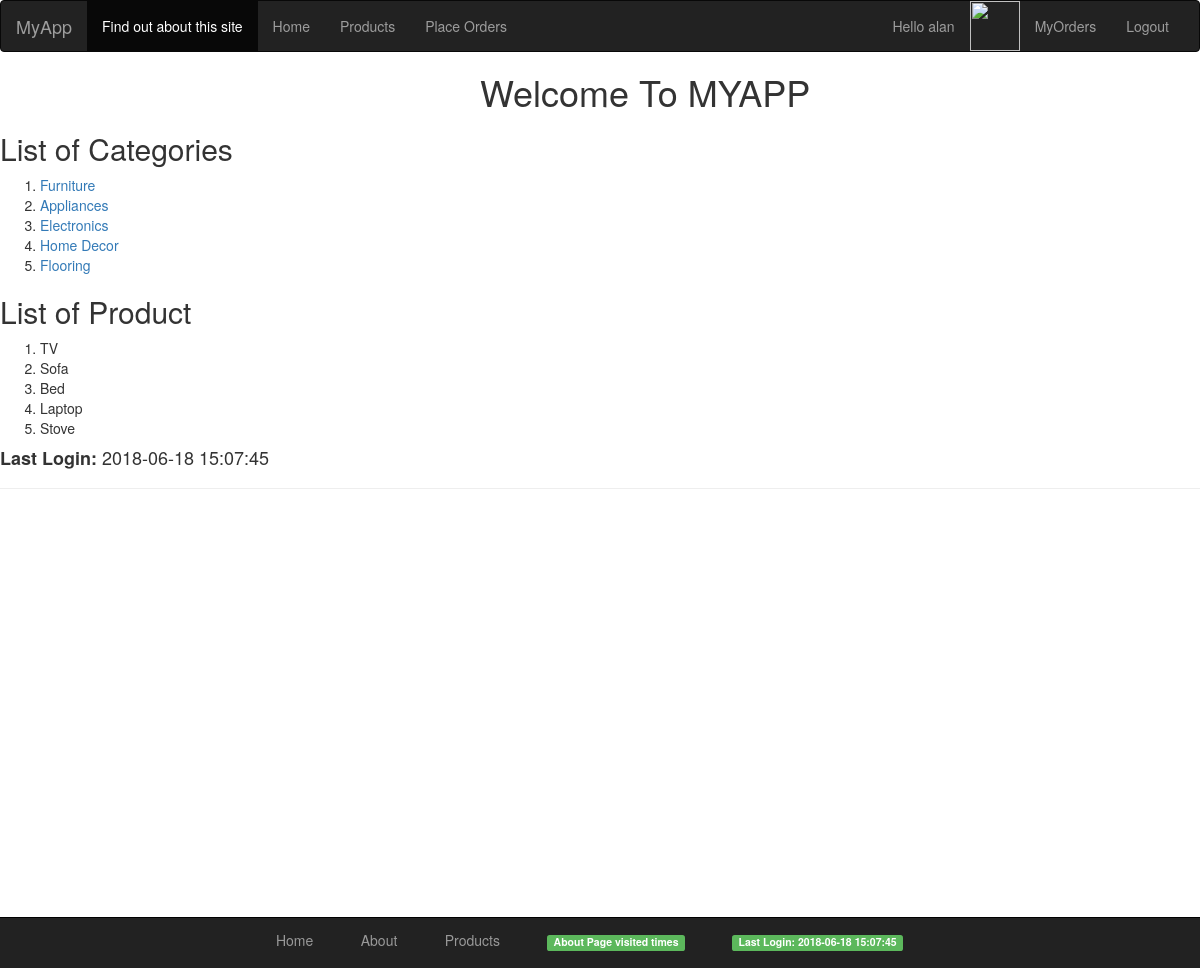
/myapp/ (signed in), run on the app's committed database.
### myapp/models.py (models this page shows, shortened)
class Category(models.Model):
    name = models.CharField(max_length=200)
    warehouse = models.CharField(max_length=300, default='windsor')

class Product(models.Model):
    category = models.ForeignKey(Category, related_name='products', on_delete=models.CASCADE)
    name = models.CharField(max_length=200)
    price = models.DecimalField(max_digits=10, decimal_places=2)
    stock = models.PositiveIntegerField(default=100)
    available = models.BooleanField(default=True)
    description = models.TextField(blank=True)
    interested = models.PositiveIntegerField(default=0)

### myapp/views.py (the view)
def index(request):
    if request.user.is_authenticated:
        testuser = request.user
    else:
        testuser = ""
    cat_list = Category.objects.all().order_by('id')[:10]  #query to print list of categories
    prod_list = Product.objects.all().order_by('-price')[:5]  #query to print list of product in descending order of price
    response = HttpResponse()
    heading1 = '<p>' + 'List of Categories: ' + '</p>'
    response.write(heading1)
    for category in cat_list:
        para = '<p>' + str(category.id) + ': ' + str(category.name) + '</p>'
        response.write(para)
    heading1 = '<p>' + 'List of Product: ' + '</p>'
    response.write(heading1)
    for product in prod_list:
        para1 = '<p>' + str(product.id) + ': ' + str(product.name) + '</p>'
        response.write(para1)
    return render(request, 'myapp/index.html', {'cat_list': cat_list, 'prod_list': prod_list, 'testuser': testuser})

### templates/myapp/index.html
{% extends 'myapp/base.html' %}
{% block body_block %}
    {% if cat_list %}
        <h2>List of Categories</h2>
        <ol>
            {% for cat  in cat_list %}
                <li> <a href="cat_no/{{ cat.pk }}">{{ cat.name}} </a></li>
            {% endfor %}
        </ol>
    {% else %}
        <strong>There are no available categories!</strong>
    {% endif %}
    {% if prod_list %}
        <h2>List of Product</h2>
        <ol>
            {% for prod  in prod_list %}
                <li> {{ prod.name}} </li>
            {% endfor %}
        </ol>
    {% else %}
        <strong>There are no available Products!</strong>
    {% endif %}
    {% ifnotequal request.session.last_login None %}
        <h4><b>Last Login: </b>{{ request.session.last_login }}</h4>
    {% else %}
        <h4><b>Last Login: </b>'Your last login was more than one hour ago'</h4>
    {% endifnotequal %}
{% endblock %}

### templates/myapp/base.html (shortened to what this page needs)
<!DOCTYPE html>
<html>
    <head>
    {% load staticfiles %}
        <link rel="stylesheet" type="text/css" href="{% static 'myapp/style.css' %}" />
    <link rel ="stylesheet" type="text/css" href="https://maxcdn.bootstrapcdn.com/bootstrap/3.3.7/css/bootstrap.min.css" />
    </head>
    <body>
    <nav class="navbar navbar-inverse">
  <div class="container-fluid">
    <div class="navbar-header">
      <a class="navbar-brand" href="{% url 'myapp:index' %}">MyApp</a>
    </div>
    <div class="collapse navbar-collapse" id="bs-example-navbar-collapse-1">
      <ul class="nav navbar-nav">
        <li class="active"><a href="{% url 'myapp:about' %}">Find out about this site</a></li>
        <li><a href = "{% url 'myapp:index' %}">Home </a></li>
        <li><a href = "{% url 'myapp:products' %}">Products </a></li>
          <li><a href = "{% url 'myapp:place order' %}">Place Orders </a></li>
      </ul>
      <ul class="nav navbar-nav navbar-right">
        <li>
            {% if testuser %}
                <a href="#"> Hello {{testuser.username }}</a>
                <li><img src="{{ testuser.client.picture }}" height="50" width="50" /></li>
                <li> <a href="{% url 'myapp:myorders' %}">MyOrders</a> </li>
                <li> <a href="{% url 'myapp:logout' %}">Logout</a> </li>
            {% else %}
               <li> <a href="{% url 'myapp:login' %}" >Login</a></li>
        {% endif %}
      </ul>
    </div>
  </div>
</nav>
        <div>
            <h1 style="margin-left: 40%;">Welcome To MYAPP</h1>
            {% block body_block %}*** {% endblock %}
        </div>
        <hr />
    <footer style="z-index: 2">
  <div class="container">
    <p>
        <ul class="footerbar">
                <li class="footerli"><a href = "{% url 'myapp:index' %}">Home</a></li>
                <li class="footerli"><a href = "{% url 'myapp:about' %}">About</a></li>
                 <li class="footerli"><a href = "{% url 'myapp:products' %}">Products</a><br/></li>
                <li class="footerli"><label class="label label-success" style="float: right;"> About Page visited {{ request.COOKIES.about_visits}} times</label></li>
                <li class="footerli"><label class="label label-success" style="float: right;"> Last Login: {{ request.session.last_login}} </label></li>
        </ul>
    </p>
  </div>
</footer>
    </body>
</html>

### myapp/static/myapp/style.css (style rules this page uses)
body { background-color: aqua; color: black; }

### templates/myapp/base.html (style rules this page uses)
html, body { height: 110%; }
ul.footerbar { display: block; list-style-type: none; }
li.footerli { padding-left: 5%; display: inline-flex; }
footer { position: fixed; width: 100%; color: #666; background: #222; padding: 2px 0 2px 0; border-top: 1px solid #000; bottom: 0; overflow: hidden; margin-top: 10%; }
footer a { color: #999; }
.container { max-width: 940px; }

### data on the page
Category: name "Furniture"
Category: name "Appliances"
Category: name "Electronics"
Category: name "Home Decor"
Category: name "Flooring"
Product: name "TV"
Product: name "Sofa"
Product: name "Bed"
Product: name "Laptop"
Product: name "Stove"

### other printed values
{{ testuser.username }} "alan"
{{ request.session.last_login }} "2018-06-18 15:07:45"
